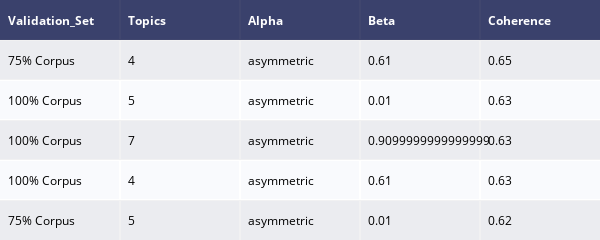

The notebook cell this image was saved under:
### Code cell
import plotly.figure_factory as ff
import pandas as pd
dataggg = pd.DataFrame(model_results)
fig =  ff.create_table(dataggg.round(decimals = 2).sort_values(by='Coherence', ascending=False).head())
fig.update_layout(
    autosize=False,
    width=600,
    height=200,
)
fig.write_image("table_plotly.png", scale=2)
fig.show()

### Figure 1 — Plotly figure (JSON) as saved in the notebook; plotly's stock layout.template omitted (floating-point values rounded to 4 significant figures)
{"data": [{"colorscale": [[0, "#00083e"], [0.5, "#ededee"], [1, "#ffffff"]], "hoverinfo": "none", "opacity": 0.75, "showscale": false, "type": "heatmap", "z": [[0, 0, 0, 0, 0], [0.5, 0.5, 0.5, 0.5, 0.5], [1, 1, 1, 1, 1], [0.5, 0.5, 0.5, 0.5, 0.5], [1, 1, 1, 1, 1], [0.5, 0.5, 0.5, 0.5, 0.5]]}], "layout": {"annotations": [{"align": "left", "font": {"color": "#ffffff"}, "showarrow": false, "text": "<b>Validation_Set</b>", "x": -0.45, "xanchor": "left", "xref": "x", "y": 0, "yref": "y"}, {"align": "left", "font": {"color": "#ffffff"}, "showarrow": false, "text": "<b>Topics</b>", "x": 0.55, "xanchor": "left", "xref": "x", "y": 0, "yref": "y"}, {"align": "left", "font": {"color": "#ffffff"}, "showarrow": false, "text": "<b>Alpha</b>", "x": 1.55, "xanchor": "left", "xref": "x", "y": 0, "yref": "y"}, {"align": "left", "font": {"color": "#ffffff"}, "showarrow": false, "text": "<b>Beta</b>", "x": 2.55, "xanchor": "left", "xref": "x", "y": 0, "yref": "y"}, {"align": "left", "font": {"color": "#ffffff"}, "showarrow": false, "text": "<b>Coherence</b>", "x": 3.55, "xanchor": "left", "xref": "x", "y": 0, "yref": "y"}, {"align": "left", "font": {"color": "#000000"}, "showarrow": false, "text": "75% Corpus", "x": -0.45, "xanchor": "left", "xref": "x", "y": 1, "yref": "y"}, {"align": "left", "font": {"color": "#000000"}, "showarrow": false, "text": "4", "x": 0.55, "xanchor": "left", "xref": "x", "y": 1, "yref": "y"}, {"align": "left", "font": {"color": "#000000"}, "showarrow": false, "text": "asymmetric", "x": 1.55, "xanchor": "left", "xref": "x", "y": 1, "yref": "y"}, {"align": "left", "font": {"color": "#000000"}, "showarrow": false, "text": "0.61", "x": 2.55, "xanchor": "left", "xref": "x", "y": 1, "yref": "y"}, {"align": "left", "font": {"color": "#000000"}, "showarrow": false, "text": "0.65", "x": 3.55, "xanchor": "left", "xref": "x", "y": 1, "yref": "y"}, {"align": "left", "font": {"color": "#000000"}, "showarrow": false, "text": "100% Corpus", "x": -0.45, "xanchor": "left", "xref": "x", "y": 2, "yref": "y"}, {"align": "left", "font": {"color": "#000000"}, "showarrow": false, "text": "5", "x": 0.55, "xanchor": "left", "xref": "x", "y": 2, "yref": "y"}, {"align": "left", "font": {"color": "#000000"}, "showarrow": false, "text": "asymmetric", "x": 1.55, "xanchor": "left", "xref": "x", "y": 2, "yref": "y"}, {"align": "left", "font": {"color": "#000000"}, "showarrow": false, "text": "0.01", "x": 2.55, "xanchor": "left", "xref": "x", "y": 2, "yref": "y"}, {"align": "left", "font": {"color": "#000000"}, "showarrow": false, "text": "0.63", "x": 3.55, "xanchor": "left", "xref": "x", "y": 2, "yref": "y"}, {"align": "left", "font": {"color": "#000000"}, "showarrow": false, "text": "100% Corpus", "x": -0.45, "xanchor": "left", "xref": "x", "y": 3, "yref": "y"}, {"align": "left", "font": {"color": "#000000"}, "showarrow": false, "text": "7", "x": 0.55, "xanchor": "left", "xref": "x", "y": 3, "yref": "y"}, {"align": "left", "font": {"color": "#000000"}, "showarrow": false, "text": "asymmetric", "x": 1.55, "xanchor": "left", "xref": "x", "y": 3, "yref": "y"}, {"align": "left", "font": {"color": "#000000"}, "showarrow": false, "text": "0.9099999999999999", "x": 2.55, "xanchor": "left", "xref": "x", "y": 3, "yref": "y"}, {"align": "left", "font": {"color": "#000000"}, "showarrow": false, "text": "0.63", "x": 3.55, "xanchor": "left", "xref": "x", "y": 3, "yref": "y"}, {"align": "left", "font": {"color": "#000000"}, "showarrow": false, "text": "100% Corpus", "x": -0.45, "xanchor": "left", "xref": "x", "y": 4, "yref": "y"}, {"align": "left", "font": {"color": "#000000"}, "showarrow": false, "text": "4", "x": 0.55, "xanchor": "left", "xref": "x", "y": 4, "yref": "y"}, {"align": "left", "font": {"color": "#000000"}, "showarrow": false, "text": "asymmetric", "x": 1.55, "xanchor": "left", "xref": "x", "y": 4, "yref": "y"}, {"align": "left", "font": {"color": "#000000"}, "showarrow": false, "text": "0.61", "x": 2.55, "xanchor": "left", "xref": "x", "y": 4, "yref": "y"}, {"align": "left", "font": {"color": "#000000"}, "showarrow": false, "text": "0.63", "x": 3.55, "xanchor": "left", "xref": "x", "y": 4, "yref": "y"}, {"align": "left", "font": {"color": "#000000"}, "showarrow": false, "text": "75% Corpus", "x": -0.45, "xanchor": "left", "xref": "x", "y": 5, "yref": "y"}, {"align": "left", "font": {"color": "#000000"}, "showarrow": false, "text": "5", "x": 0.55, "xanchor": "left", "xref": "x", "y": 5, "yref": "y"}, {"align": "left", "font": {"color": "#000000"}, "showarrow": false, "text": "asymmetric", "x": 1.55, "xanchor": "left", "xref": "x", "y": 5, "yref": "y"}, {"align": "left", "font": {"color": "#000000"}, "showarrow": false, "text": "0.01", "x": 2.55, "xanchor": "left", "xref": "x", "y": 5, "yref": "y"}, {"align": "left", "font": {"color": "#000000"}, "showarrow": false, "text": "0.62", "x": 3.55, "xanchor": "left", "xref": "x", "y": 5, "yref": "y"}], "autosize": false, "height": 200, "margin": {"b": 0, "l": 0, "r": 0, "t": 0}, "width": 600, "xaxis": {"dtick": 1, "gridwidth": 2, "showticklabels": false, "tick0": -0.5, "ticks": "", "zeroline": false}, "yaxis": {"autorange": "reversed", "dtick": 1, "gridwidth": 2, "showticklabels": false, "tick0": 0.5, "ticks": "", "zeroline": false}}}
